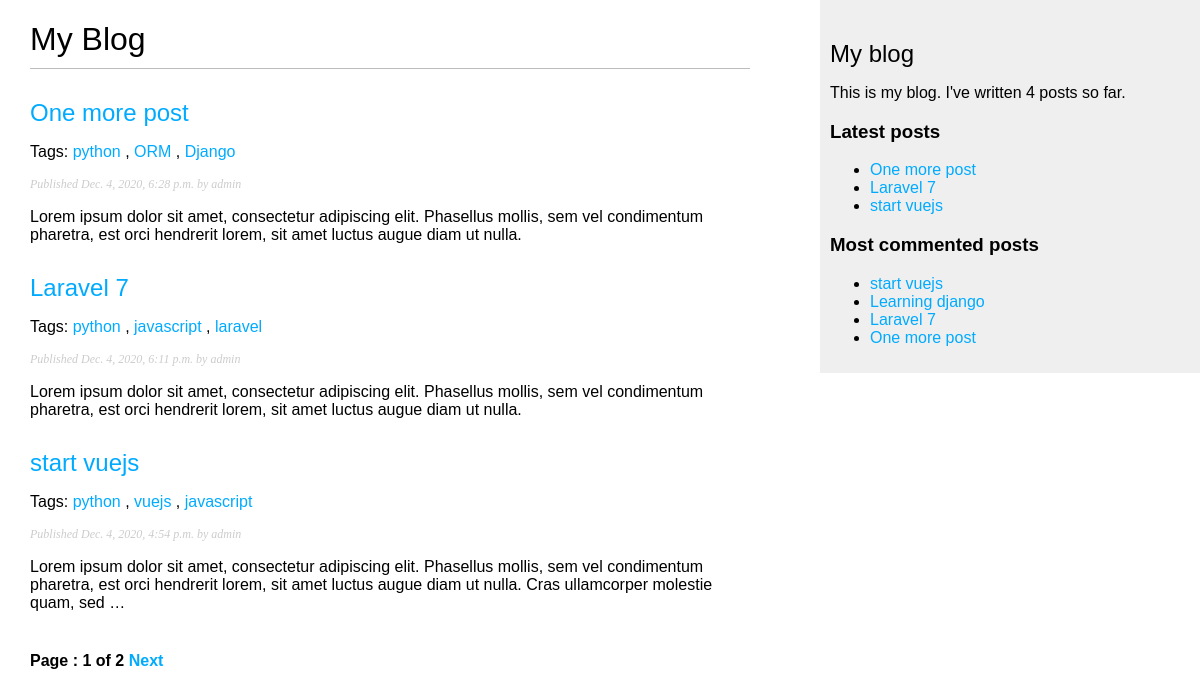
Before: /blogsite/ with the older database file.
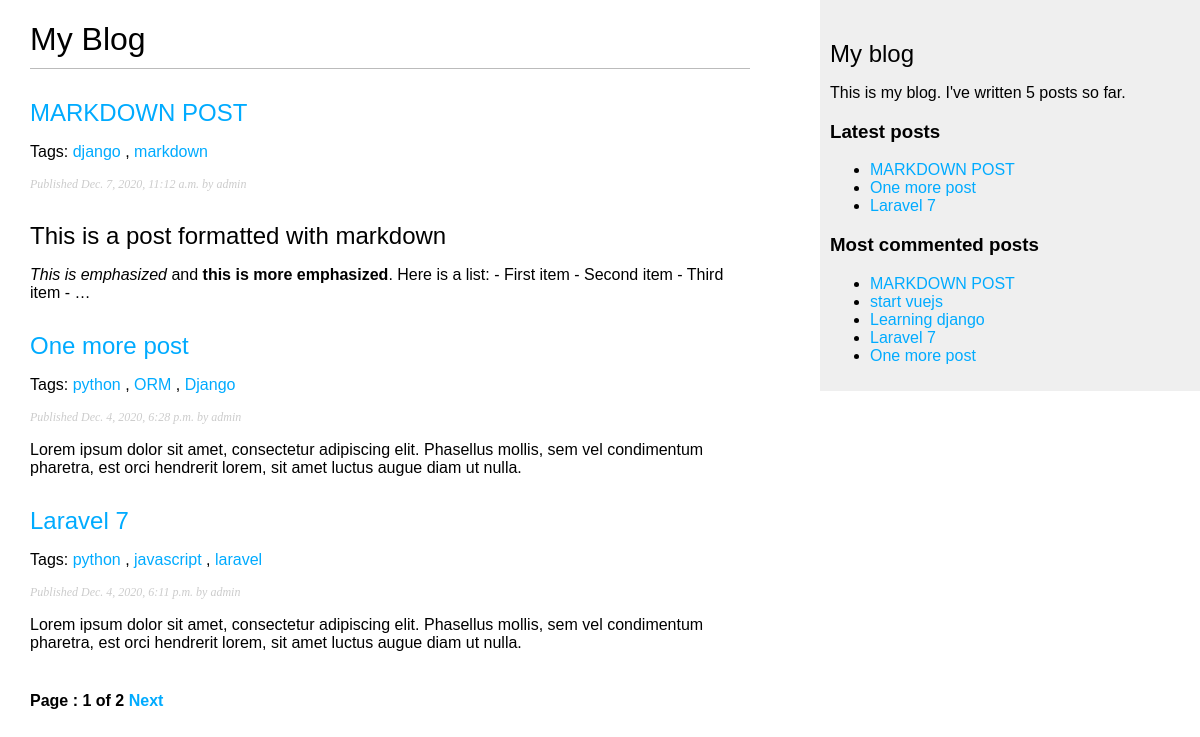
After: the same page with the newer database file.
### blogsite/models.py (models this page shows, shortened)
class Post( models.Model ) :
    STATUS_CHOICES = (
        ( 'draft', 'Draft'),
        ( 'published', 'Published'),
    )
    title = models.CharField( max_length=250)
    slug = models.SlugField(max_length=250, unique_for_date='publish')
    author = models.ForeignKey( User, on_delete=models.CASCADE, related_name='blogsite_posts')
    body = models.TextField()
    publish = models.DateTimeField( default=timezone.now )
    created = models.DateTimeField( auto_now_add=True )
    updated = models.DateTimeField( auto_now=True )
    status = models.CharField( max_length=10, choices=STATUS_CHOICES, default='draft')
    objects = models.Manager() #the default manager
    published = PublishedManager() #Our custom manager
    tags = TaggableManager() #The tags manager will allow you to add, retrieve, and remove tags from Post objects.
    class Meta :
        ordering = ( '-publish', )
    def get_absolute_url( self ) :
        return reverse(  'blogsite:post_detail', args=[self.publish.year, self.publish.month, self.publish.day, self.slug] )

### blogsite/views.py (the view)
# urls.py: path('', views.post_list, name='post_list'),
def post_list( request, tag_slug=None ) :
    object_list = Post.published.all()
    tag = None
    if tag_slug:
        tag = get_object_or_404(Tag, slug=tag_slug)
        object_list = object_list.filter( tags__in=[tag] )
    paginator = Paginator( object_list, 3 ) # 3posts in each in each page
    page = request.GET.get( 'page' ) #page Number
    try:
        posts = paginator.get_page( page ) #page Object
    except PageNotAnInteger :
        posts = paginator.page(1)
    except EmptyPage :
        posts = paginator.page( paginator.num_pages )
    return render( request,
                  'blogsite/post/list.html',
                  {'page':page,'posts' : posts,'tag' : tag}
                  )

### blogsite/models.py (called while the page is built)
    def get_queryset( self ) :
        return super( PublishedManager, self ).get_queryset().filter( status='published' )

### blogsite/templatetags/blogsite_tags.py (called while the page is built)
@register.simple_tag
def total_posts() :
    return Post.published.count()

@register.inclusion_tag( 'blogsite/post/latest_posts.html' )
def show_latest_posts( count=5 ) :
    latest_posts = Post.published.order_by('-publish')[:count]
    return {'latest_posts' : latest_posts}

@register.simple_tag
def get_most_commented_post( count=5 ) :
    return Post.published.annotate(
        total_comments = Count('comments')
    ).order_by('-total_comments')[:count]

@register.filter( name='markdown' )
def markdown_format( text ) :
    return mark_safe( markdown.markdown( text ))

### templates/blogsite/post/list.html (shortened to what this page needs)
{% extends "blogsite/base.html" %}
{% load blogsite_tags %}
{% block content %}
  <h1>My Blog</h1>
  {% for post in posts %}
    <h2>
      <a href="{{ post.get_absolute_url }}">
        {{ post.title }}
      </a>
    </h2>
    <p class="tags">Tags:
      {% for tag in post.tags.all %}
      <a href="{% url 'blogsite:post_list_by_tag' tag.slug %}">
        {{ tag.name }}
      </a>
      {% if not forloop.last %}, {% endif %}
      {% endfor %}
    </p>
    <p class="date">
      Published {{ post.publish }} by {{ post.author }}
    </p>
    {{ post.body|markdown|truncatewords_html:30 }}
  {% endfor %}
  {% include "pagination.html" with page=posts %}
{% endblock %}

### templates/blogsite/base.html (shortened to what this page needs)
{% load blogsite_tags %}
{% load static %}
<!DOCTYPE html>
<html>
<head>
  <link href="{% static 'css/blogsite.css' %}" rel="stylesheet">
</head>
<body>
  <div id="content">
    {% block content %}
    {% endblock %}
  </div>
  <div id="sidebar">
    <h2>My blog</h2>
    <p>This is my blog. I've written {% total_posts %} posts so far.</p>
    <h3>Latest posts</h3>
    {% show_latest_posts 3 %}
  <h3>Most commented posts</h3>
    {% get_most_commented_post as most_commented_posts %}
    <ul>
      {% for post in most_commented_posts %}
        <li>
          <a href="{{ post.get_absolute_url }}"> {{ post.title }}</a>
        </li>
      {% endfor %}
    </ul>
  </div>
</body>
</html>

### templates/blogsite/post/latest_posts.html
<ul>
  {% for post in latest_posts %}
    <li>
      <a href="{{ post.get_absolute_url }}">{{ post.title }}</a>
    </li>
  {% endfor %}
</ul>

Changed rows visible on the page:
no longer on one of the page's lists (row unchanged): Post: title "start vuejs", publish "Dec. 4, 2020, 4:54 p.m.", author "admin", body "Lorem ipsum dolor sit amet, consectetur adipiscing elit. Phasellus mollis, sem vel condimentum pharetra, est orci hendrerit lorem, sit amet luctus augue diam ut nulla. Cras ullamcorper molestie quam, sed …"
added Post: title "MARKDOWN POST", publish "Dec. 7, 2020, 11:12 a.m.", author "admin", body "This is a post formatted with markdown This is emphasized and this is more emphasized . Here is a list: - First item - Second item - Third item - …"
added Tag: name "django", shown under "MARKDOWN POST"
added Tag: name "markdown", shown under "MARKDOWN POST"
computed for Post "start vuejs": loses Tag (name "vuejs"); loses Tag (name "python"); loses Tag (name "javascript")
Other visible differences:
text no longer shown: "4"
text now shown: "5"
